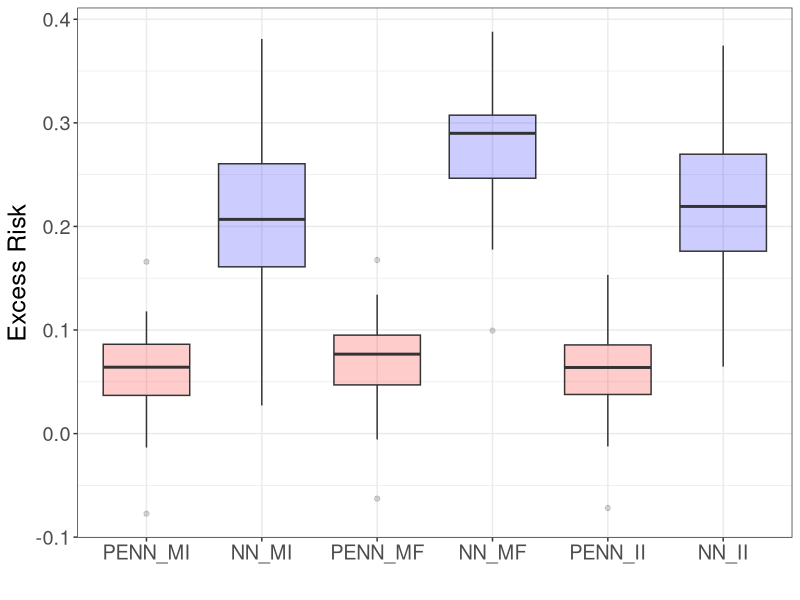

Recreate this plot in R.
library(ggplot2)
library(tidyr)

PENN_MI = c(1.198938012123108, 1.154412031173706, 1.1913516521453857, 1.2329376935958862, 1.216274380683899, 1.1899343729019165, 1.179122805595398, 1.141713261604309, 1.2184339761734009, 1.2115306854248047, 1.2230664491653442, 1.2144129276275635, 1.2215003967285156, 1.1516035795211792, 1.196298599243164, 1.1636626720428467, 1.1801354885101318, 1.1959633827209473, 1.139205813407898, 1.2256364822387695, 1.2085835933685303, 1.1806156635284424, 1.296161413192749, 1.2281821966171265, 1.1288882493972778, 1.1876662969589233, 1.2132632732391357, 1.2099164724349976, 1.1926746368408203, 1.2132792472839355, 1.1689536571502686, 1.171632170677185, 1.1618071794509888, 1.2195916175842285, 1.1707937717437744, 1.1869434118270874, 1.174907922744751, 1.2185255289077759, 1.1782538890838623, 1.1959139108657837, 1.1872814893722534, 1.2020376920700073, 1.187361717224121, 1.1615608930587769, 1.2434203624725342, 1.2055941820144653, 1.148705244064331, 1.202710747718811, 1.165701150894165, 1.2033897638320923, 1.217095971107483, 1.2003084421157837, 1.1618319749832153, 1.1634982824325562, 1.1417723894119263, 1.1793972253799438, 1.2482410669326782, 1.2248451709747314, 1.2195641994476318, 1.2121042013168335, 1.1264245510101318, 1.2384800910949707, 1.163501501083374, 1.2447497844696045, 1.2231687307357788, 1.2303303480148315, 1.2158821821212769, 1.192776083946228, 1.2017055749893188, 1.1818469762802124, 1.1794008016586304, 1.2184231281280518, 1.2228198051452637, 1.1671417951583862, 1.1670392751693726, 1.203903317451477, 1.1806036233901978, 1.2453994750976562, 1.1920498609542847, 1.1168038845062256, 1.225068211555481, 1.2224329710006714, 1.1345785856246948, 1.2076083421707153, 1.1633697748184204, 1.1506770849227905, 1.2016313076019287, 1.2063028812408447, 1.1854594945907593, 1.1516135931015015, 1.1608757972717285, 1.1803958415985107, 1.1926606893539429, 1.229682207107544, 1.2427963018417358, 1.0529495477676392, 1.2105220556259155, 1.199373722076416, 1.1269629001617432, 1.148271083831787) - 0.88025 - 0.25

NN_MI = c(1.4467711448669434, 1.373248815536499, 1.2603821754455566, 1.3252960443496704, 1.3452433347702026, 1.3737512826919556, 1.3136260509490967, 1.2088907957077026, 1.4163950681686401, 1.4142680168151855, 1.4387789964675903, 1.2877025604248047, 1.4122366905212402, 1.2923719882965088, 1.273972511291504, 1.420040488243103, 1.2808538675308228, 1.2813479900360107, 1.3302571773529053, 1.4242976903915405, 1.4336577653884888, 1.2695297002792358, 1.5112535953521729, 1.3065158128738403, 1.2387560606002808, 1.3876093626022339, 1.3874411582946777, 1.3723905086517334, 1.4278334379196167, 1.3443710803985596, 1.2541329860687256, 1.2919048070907593, 1.247473120689392, 1.4215933084487915, 1.3825141191482544, 1.2381582260131836, 1.2733819484710693, 1.323025107383728, 1.3694379329681396, 1.362486481666565, 1.280107855796814, 1.2651174068450928, 1.2666677236557007, 1.3620100021362305, 1.3208116292953491, 1.300170660018921, 1.2601265907287598, 1.4028325080871582, 1.3078126907348633, 1.3094078302383423, 1.3226664066314697, 1.3191379308700562, 1.3941199779510498, 1.3666924238204956, 1.3210128545761108, 1.3352138996124268, 1.4292664527893066, 1.3989766836166382, 1.3065083026885986, 1.3632253408432007, 1.340330719947815, 1.3102599382400513, 1.3668044805526733, 1.3546241521835327, 1.445284366607666, 1.3297640085220337, 1.3349370956420898, 1.2844141721725464, 1.3035539388656616, 1.2966012954711914, 1.341107964515686, 1.4618924856185913, 1.4105088710784912, 1.252610206604004, 1.2991790771484375, 1.2907055616378784, 1.3610742092132568, 1.4453243017196655, 1.3040642738342285, 1.321163535118103, 1.4382364749908447, 1.4020484685897827, 1.2008044719696045, 1.4182872772216797, 1.2496774196624756, 1.2510675191879272, 1.3791781663894653, 1.4241617918014526, 1.389636754989624, 1.2569900751113892, 1.3571785688400269, 1.4018149375915527, 1.38331937789917, 1.3389124870300293, 1.360944390296936, 1.1573649644851685, 1.3683663606643677, 1.410553216934204, 1.2198303937911987, 1.2914390563964844) - 0.88025 - 0.25 

PENN_MF = c(1.2247154712677002, 1.1678894758224487, 1.207409381866455, 1.2418711185455322, 1.232030987739563, 1.1860789060592651, 1.1813870668411255, 1.147985816001892, 1.206447720527649, 1.2252626419067383, 1.2335772514343262, 1.2235922813415527, 1.2254526615142822, 1.1488102674484253, 1.2064788341522217, 1.1765687465667725, 1.1845312118530273, 1.2082792520523071, 1.1680912971496582, 1.2388920783996582, 1.2084306478500366, 1.1886810064315796, 1.2977442741394043, 1.225391149520874, 1.1423966884613037, 1.2192201614379883, 1.2299156188964844, 1.2280014753341675, 1.2081681489944458, 1.2107309103012085, 1.1808981895446777, 1.1681342124938965, 1.1681803464889526, 1.2243363857269287, 1.174247145652771, 1.1979115009307861, 1.1899644136428833, 1.236160397529602, 1.1904022693634033, 1.2044404745101929, 1.2157152891159058, 1.2004703283309937, 1.1849201917648315, 1.1665992736816406, 1.2630741596221924, 1.2104161977767944, 1.166128158569336, 1.192430853843689, 1.1774734258651733, 1.2143312692642212, 1.2214860916137695, 1.2223842144012451, 1.17567777633667, 1.1900438070297241, 1.1422724723815918, 1.1933611631393433, 1.264358401298523, 1.2329474687576294, 1.235676646232605, 1.2438912391662598, 1.1335026025772095, 1.240501046180725, 1.1851686239242554, 1.251517415046692, 1.2258391380310059, 1.222565770149231, 1.2309706211090088, 1.2091833353042603, 1.2094781398773193, 1.2012319564819336, 1.209428071975708, 1.2451415061950684, 1.223944902420044, 1.1672306060791016, 1.1653046607971191, 1.213960886001587, 1.2014719247817993, 1.243556022644043, 1.1958314180374146, 1.1250288486480713, 1.227246880531311, 1.2399072647094727, 1.1540685892105103, 1.2221925258636475, 1.1625250577926636, 1.161487340927124, 1.19199800491333, 1.2050862312316895, 1.2045938968658447, 1.1624881029129028, 1.1622862815856934, 1.1938111782073975, 1.209224820137024, 1.243790864944458, 1.2499399185180664, 1.067426323890686, 1.2143038511276245, 1.213751196861267, 1.1245877742767334, 1.1694048643112183) - 0.88025 - 0.25 

NN_MF = c(1.4547743797302246, 1.3686827421188354, 1.422823190689087, 1.429370403289795, 1.4502209424972534, 1.3734725713729858, 1.4047935009002686, 1.3522957563400269, 1.4327858686447144, 1.4271135330200195, 1.4522286653518677, 1.4542075395584106, 1.4323687553405762, 1.3894480466842651, 1.41672945022583, 1.418715476989746, 1.385815143585205, 1.4387826919555664, 1.3426953554153442, 1.4699289798736572, 1.4295724630355835, 1.3875994682312012, 1.5182596445083618, 1.4649066925048828, 1.3078659772872925, 1.4173327684402466, 1.4310771226882935, 1.4327651262283325, 1.427445650100708, 1.4373111724853516, 1.3778982162475586, 1.3928654193878174, 1.3793178796768188, 1.4293889999389648, 1.4008898735046387, 1.3737735748291016, 1.406299114227295, 1.4197304248809814, 1.3715803623199463, 1.4370481967926025, 1.4329378604888916, 1.3733012676239014, 1.3699829578399658, 1.3609524965286255, 1.483906865119934, 1.4124493598937988, 1.3817087411880493, 1.4313318729400635, 1.3766963481903076, 1.4150892496109009, 1.429386019706726, 1.4557535648345947, 1.3960016965866089, 1.4211151599884033, 1.3578448295593262, 1.4093472957611084, 1.4726803302764893, 1.4372681379318237, 1.4908322095870972, 1.481938362121582, 1.3680627346038818, 1.4491475820541382, 1.3691794872283936, 1.4664164781570435, 1.4665484428405762, 1.488181471824646, 1.4326627254486084, 1.450990080833435, 1.4206005334854126, 1.4064664840698242, 1.4209953546524048, 1.475042462348938, 1.4272629022598267, 1.3605680465698242, 1.3477970361709595, 1.4492206573486328, 1.3754432201385498, 1.4617358446121216, 1.4088630676269531, 1.328556776046753, 1.4278184175491333, 1.4634219408035278, 1.3502891063690186, 1.4176487922668457, 1.35044527053833, 1.4096993207931519, 1.3913570642471313, 1.4313777685165405, 1.4073870182037354, 1.3527872562408447, 1.3754551410675049, 1.4215978384017944, 1.3767889738082886, 1.4581353664398193, 1.482204794883728, 1.2296830415725708, 1.4476261138916016, 1.4222002029418945, 1.3509745597839355, 1.3720899820327759) - 0.88025 - 0.25 

PENN_II = c(1.2123007774353027, 1.152915358543396, 1.1869093179702759, 1.2316956520080566, 1.2113085985183716, 1.1841294765472412, 1.1780792474746704, 1.1413049697875977, 1.2073801755905151, 1.2123531103134155, 1.2349958419799805, 1.2197819948196411, 1.2253519296646118, 1.1400532722473145, 1.1927366256713867, 1.1839760541915894, 1.167952299118042, 1.2003915309906006, 1.1480354070663452, 1.2304770946502686, 1.2110779285430908, 1.1779539585113525, 1.2834800481796265, 1.2204821109771729, 1.1309071779251099, 1.1993072032928467, 1.213605284690857, 1.2268863916397095, 1.1925702095031738, 1.2212679386138916, 1.1726409196853638, 1.1601310968399048, 1.1668707132339478, 1.2161972522735596, 1.1692616939544678, 1.1908515691757202, 1.1777520179748535, 1.2107453346252441, 1.1907049417495728, 1.206473469734192, 1.189956545829773, 1.1883888244628906, 1.184706211090088, 1.1629767417907715, 1.2577457427978516, 1.2092382907867432, 1.1497249603271484, 1.1999197006225586, 1.1852716207504272, 1.2050132751464844, 1.2282695770263672, 1.2021057605743408, 1.1657829284667969, 1.168014407157898, 1.1322922706604004, 1.1812957525253296, 1.2510820627212524, 1.22279691696167, 1.2091383934020996, 1.2228704690933228, 1.1217659711837769, 1.2457245588302612, 1.1672122478485107, 1.242019534111023, 1.2167788743972778, 1.226312279701233, 1.2067437171936035, 1.1992392539978027, 1.2100245952606201, 1.1829692125320435, 1.1945011615753174, 1.2139273881912231, 1.1920223236083984, 1.1586047410964966, 1.1564515829086304, 1.2045938968658447, 1.1993427276611328, 1.2330482006072998, 1.1855982542037964, 1.1266859769821167, 1.2182731628417969, 1.2229071855545044, 1.1257435083389282, 1.2180105447769165, 1.158180832862854, 1.1495580673217773, 1.1936285495758057, 1.2157238721847534, 1.1898610591888428, 1.1526081562042236, 1.165718913078308, 1.1814361810684204, 1.1899657249450684, 1.2245122194290161, 1.2496405839920044, 1.0584049224853516, 1.2076094150543213, 1.210052251815796, 1.1178938150405884, 1.1614949703216553) - 0.88025 - 0.25 

NN_II = c(1.455053448677063, 1.2805960178375244, 1.3991239070892334, 1.299496054649353, 1.4394322633743286, 1.3703739643096924, 1.4042243957519531, 1.318389892578125, 1.307788372039795, 1.4141169786453247, 1.361824631690979, 1.4172691106796265, 1.4245047569274902, 1.261282205581665, 1.3172272443771362, 1.3466947078704834, 1.2665766477584839, 1.3857996463775635, 1.3424296379089355, 1.3342394828796387, 1.3881778717041016, 1.3898464441299438, 1.504843831062317, 1.3546974658966064, 1.2375580072402954, 1.4053224325180054, 1.3288557529449463, 1.3589264154434204, 1.3275901079177856, 1.3411049842834473, 1.3106017112731934, 1.2874921560287476, 1.302499771118164, 1.3312548398971558, 1.3940600156784058, 1.3811806440353394, 1.272708535194397, 1.317945957183838, 1.3850370645523071, 1.4005568027496338, 1.4223873615264893, 1.2853796482086182, 1.3780320882797241, 1.3557405471801758, 1.472556471824646, 1.2999532222747803, 1.3504403829574585, 1.4186164140701294, 1.2404853105545044, 1.3986998796463013, 1.3314591646194458, 1.3077589273452759, 1.3888263702392578, 1.2732740640640259, 1.3486425876617432, 1.3234871625900269, 1.4680367708206177, 1.4487812519073486, 1.483707308769226, 1.452070951461792, 1.2049583196640015, 1.3429256677627563, 1.2647645473480225, 1.4091098308563232, 1.4504975080490112, 1.3459548950195312, 1.464905023574829, 1.2966837882995605, 1.340388536453247, 1.3728370666503906, 1.376031517982483, 1.3098723888397217, 1.4181369543075562, 1.2404046058654785, 1.295562744140625, 1.327062726020813, 1.3400112390518188, 1.4466911554336548, 1.4106374979019165, 1.194830298423767, 1.4467523097991943, 1.4406554698944092, 1.3076192140579224, 1.302346110343933, 1.3238328695297241, 1.2824162244796753, 1.3256138563156128, 1.3793379068374634, 1.2895623445510864, 1.2778829336166382, 1.3655803203582764, 1.3674688339233398, 1.3959966897964478, 1.4656239748001099, 1.3773020505905151, 1.2391284704208374, 1.369569182395935, 1.3997939825057983, 1.2079188823699951, 1.2488939762115479) - 0.88025 - 0.25 

Excess_Risk = data.frame('PENN_MI' = PENN_MI, 'NN_MI' = NN_MI,
                         'PENN_MF' = PENN_MF, 'NN_MF' = NN_MF,
                         'PENN_II' = PENN_II, 'NN_II' = NN_II)
df_long = Excess_Risk %>%
  pivot_longer(cols = everything(), names_to = "Variable", values_to = "Value")
df_long$Variable = factor(df_long$Variable, levels = c('PENN_MI', 'NN_MI', 'PENN_MF', 'NN_MF', 'PENN_II', 'NN_II'))

ggplot(df_long, aes(x=Variable, y=Value, fill=Variable)) + geom_boxplot(alpha=0.2) + 
  xlab("") + ylab("Excess Risk") + theme_bw() + theme(legend.position = "none", text = element_text(size = 18)) + 
  scale_fill_manual(values = c('PENN_MI' = 'red', 'NN_MI' = 'blue', 'PENN_MF' = 'red', 
                               'NN_MF' = 'blue',  'PENN_II' = 'red', 'NN_II' = 'blue'))
